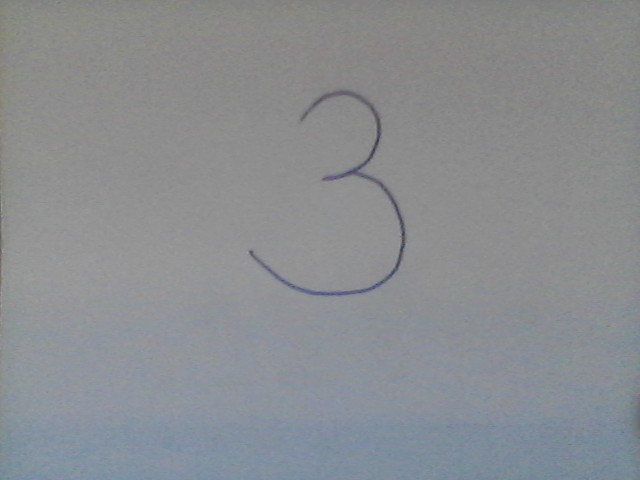
#> input picture Kirsch Project/addImg/numero3.jpg, 640 x 480 px; its folder holds only this picture in this run
$ python processImg.py
#> lines starting #> are read from the running program, lines starting #| are printed output that depends on the picture

import cv2
import numpy as np
import os
import matplotlib.pyplot as plt

def process_image(image_path):
#> called with image_path = 'addImg/numero3.jpg'
    img = cv2.imread(image_path, cv2.IMREAD_GRAYSCALE)
#> img: shape (480, 640); min 58, max 159, mean 140.8

    if img is None:
        raise FileNotFoundError(f"Não foi possível encontrar ou carregar a imagem em: {image_path}")

    # 28x28 pixels (tamanho do MNIST)
    img = cv2.resize(img, (28, 28), interpolation=cv2.INTER_AREA)
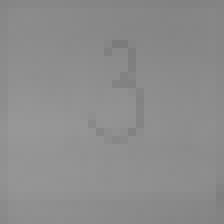
#> img: shape (28, 28) (shown 8 times larger); min 123, max 151, mean 140.8
    print("Tamanho da imagem após redimensionar: ", img.shape)
#| Tamanho da imagem após redimensionar:  (28, 28)


    # Inverter as cores (IMPORTANTE!)
    img = cv2.bitwise_not(img)
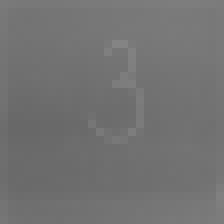
#> img: shape (28, 28) (shown 8 times larger); min 104, max 132, mean 114.2

    # Normalizar valores dos pixels de 0 a 1
    img = img / 255.0

    img = np.expand_dims(img, axis=0)
    print("Tamanho da imagem após expandir dimensões: ", img.shape)
#| Tamanho da imagem após expandir dimensões:  (1, 28, 28)
    plt.imshow(img[0], cmap='gray')
    plt.show()
    return img


if __name__ == "__main__":
    folder = "addImg"
    test_file = None
    for file in os.listdir(folder):
        if file.lower().endswith(('.png', '.jpg', '.jpeg')):
            test_file = file
            break

    if test_file:
        image_path = os.path.join(folder, test_file)
        print(f"Testando o processamento com a imagem: {image_path}")

        try:
            processed = process_image(image_path)
            print("Imagem processada com sucesso!")
        except Exception as e:
            print(f"Ocorreu um erro durante o processamento: {e}")
    else:
        print("Nenhuma imagem encontrada na pasta 'addImg' para testar.")
